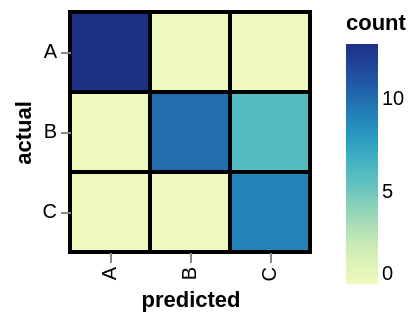

Specify this chart in Vega-Lite:
### Vega-Lite specification from a JSON file in a GitHub repository (floating-point values rounded to 4 significant figures)
{"$schema": "https://vega.github.io/schema/vega-lite/v4.json", "data": {"values": [{"actual": "A", "predicted": "A", "count": 13}, {"actual": "A", "predicted": "B", "count": 0}, {"actual": "A", "predicted": "C", "count": 0}, {"actual": "B", "predicted": "A", "count": 0}, {"actual": "B", "predicted": "B", "count": 10}, {"actual": "B", "predicted": "C", "count": 6}, {"actual": "C", "predicted": "A", "count": 0}, {"actual": "C", "predicted": "B", "count": 0}, {"actual": "C", "predicted": "C", "count": 9}]}, "params": [{"name": "highlight", "select": "point"}], "mark": {"type": "rect", "strokeWidth": 2}, "encoding": {"y": {"field": "actual", "type": "nominal"}, "x": {"field": "predicted", "type": "nominal"}, "fill": {"field": "count", "type": "quantitative"}, "stroke": {"condition": {"selection": "highlight", "empty": false, "value": "black"}, "value": null}, "opacity": {"condition": {"selection": "highlight", "value": 1}, "value": 0.5}, "order": {"condition": {"selection": "highlight", "value": 1}, "value": 0}}, "config": {"scale": {"bandPaddingInner": 0, "bandPaddingOuter": 0}, "view": {"step": 40}, "range": {"ramp": {"scheme": "yellowgreenblue"}}, "axis": {"domain": false}}}
